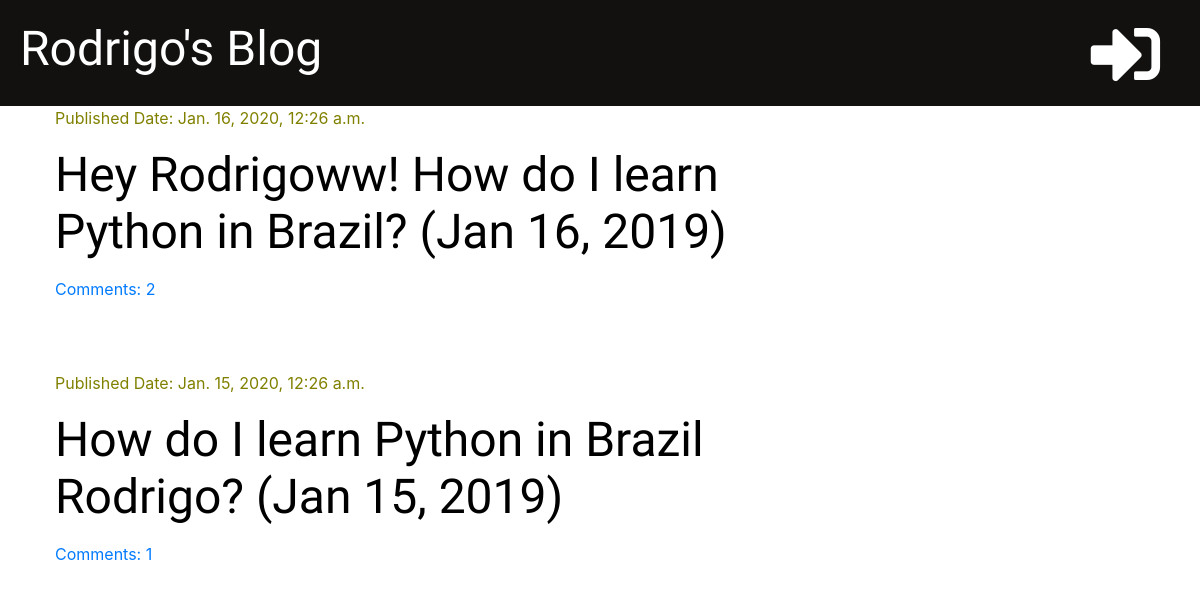
The page / on the database its author committed.
### project/models.py (models this page shows, shortened)
class Post(models.Model):
    author = models.ForeignKey('auth.User', on_delete=models.CASCADE)
    title = models.CharField(max_length=200)
    text = models.TextField()
    created_date = models.DateTimeField(default=timezone.now)
    published_date = models.DateTimeField(blank=True, null=True)
    def approved_comments(self):
        return self.comments.filter(approved=True)

### project/views.py (the view)
# urls.py: path('', views.post_list, name='post_list'),
def post_list(request):
    posts = Post.objects.filter(published_date__lte=timezone.now()).order_by('-published_date')
    stuff_for_frontend = {'posts': posts}
    return render(request, 'project/post_list.html', stuff_for_frontend)

### project/templatetags/markdownify.py (called while the page is built)
@register.filter
def markdown(value):
    renderer = HighlightRenderer()
    markdown = mistune.Markdown(renderer=renderer)
    return markdown(value)

### project/templates/project/post_list.html (shortened to what this page needs)
{% extends 'project/base.html' %}
{% load markdownify %}
{% block content %}
    {% for post in posts %}
        <div class='post'>
            <div class='date'>
                <p>Published Date: {{ post.published_date }}</p>
            </div>
                <h1><a href="{% url 'post_detail' pk=post.pk %}">{{ post.title }}</a></h1>
                <a href="{% url 'post_detail' pk=post.pk %}">Comments: {{ post.approved_comments.count }}</a>
        </div>
    {% endfor %}
{% endblock %}

### project/static/css/project.css (style rules this page uses)
h1, h2, h3, h4 { font-family: 'Tangerine', 'Inconsolata', 'Droid Sans', serif; font-size: 48px; }
.date { color: olive }
.post { margin-bottom: 70px; }
.post h1 a { color: #000000; }

### rows shown on the page
Post: published_date "Jan. 16, 2020, 12:26 a.m.", title "Hey Rodrigoww! How do I learn Python in Brazil? (Jan 16, 2019)", approved_comments.count "2"
Post: published_date "Jan. 15, 2020, 12:26 a.m.", title "How do I learn Python in Brazil Rodrigo? (Jan 15, 2019)", approved_comments.count "1"
